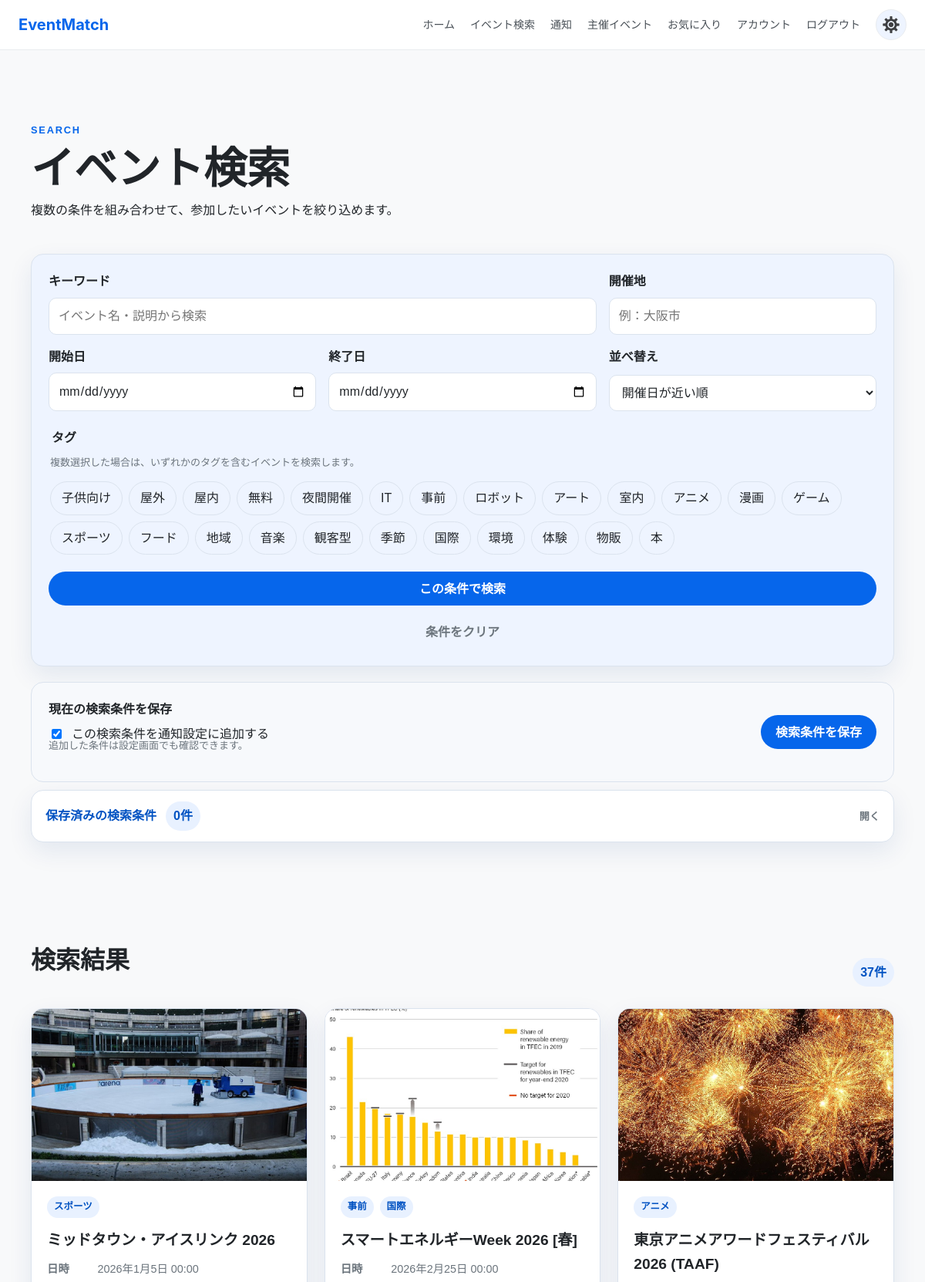
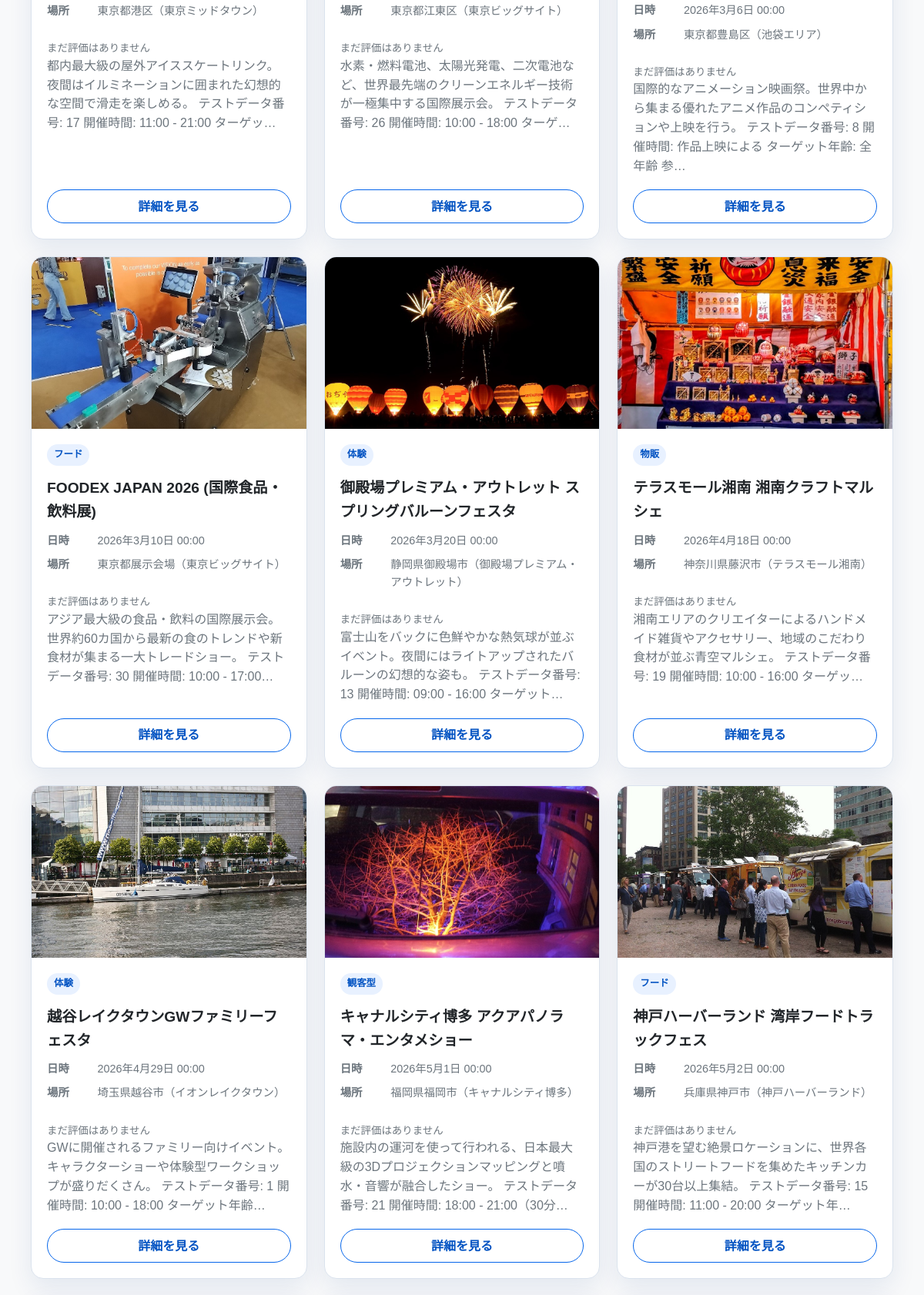
Page /search/ (signed in, upper part) on the committed database (2 pictures, top to bottom).
### events/models.py (models this page shows, shortened)
class Tag(models.Model):
    name = models.CharField(max_length = 50,unique = True)

class Event(models.Model):
    class Status(models.TextChoices):
        DRAFT = "draft" , "下書き"
        PUBLISH = "publish" , "公開"
        CANCEL = "cancel" , "中止"
    title = models.CharField(max_length = 100)
    description = models.TextField(blank=True)
    organizer = models.ForeignKey(
        settings.AUTH_USER_MODEL,
        on_delete = models.CASCADE,
        related_name = "events",
    )
    start_datetime = models.DateTimeField()
    end_datetime = models.DateTimeField()
    location = models.CharField(max_length = 255, blank = True)
    official_url = models.URLField(blank=True)
    min_age = models.PositiveIntegerField(null = True, blank = True)
    max_age = models.PositiveIntegerField(null = True,blank = True)
    image = models.ImageField(upload_to="event_images/",blank = True,null = True)
    status = models.CharField(
        max_length = 10,
        choices = Status.choices,
        default = Status.DRAFT,
    )
    tags = models.ManyToManyField(Tag, through = "EventTag" , related_name = "events")
    created_at = models.DateTimeField(auto_now_add = True)
    updated_at = models.DateTimeField(auto_now = True)
    class Meta:
        ordering = ["-start_datetime"]  # デフォルトで開催日時が新しい順に並べる

### search/views.py (the view, shortened to what this page needs)
# urls.py: path("", views.search_results, name="search_results"),
def search_results(request):
    criteria = _build_criteria_from(request.GET)
    selected_sort = request.GET.get("sort", "start_asc")
    if selected_sort not in SEARCH_SORT_FIELDS:
        selected_sort = "start_asc"
    events = EventService.with_rating_summary(
        SearchService.search(criteria)
        .select_related("organizer")
        .prefetch_related("tags")
    ).order_by(*SEARCH_SORT_FIELDS[selected_sort])
    saved_searches = []
    if request.user.is_authenticated:
        saved_searches = list(
            SavedSearch.objects.filter(
                owner=request.user,
                source=SavedSearch.Source.MANUAL,
            ).prefetch_related("tags")
        )
    context = {
        "events": events,
        "criteria": criteria,
        "saved_searches": saved_searches,
        "all_tags": Tag.objects.all(),
        "selected_sort": selected_sort,
        "search_query": _criteria_query_string(criteria, selected_sort),
    }
    return render(request, "search/search_results.html", context)

### accounts/models.py (called while the page is built)
    @property
    def is_organizer(self):
        return self.role == self.Role.ORGANIZER or self.is_staff

### events/services.py (called while the page is built)
    @staticmethod
    def with_rating_summary(queryset):
        return queryset.annotate(
            average_rating=Avg("ratings__rating"),
            review_count=Count("ratings", distinct=True),
        )

### notifications/context_processors.py (called while the page is built)
def unread_notifications(request):
    if not request.user.is_authenticated:
        return {"unread_notification_count": 0}
    return {
        "unread_notification_count": NotificationService.unread_count(
            user=request.user
        )
    }

### notifications/services.py (called while the page is built)
    @staticmethod
    def unread_count(*, user):
        return Notification.objects.filter(user=user, is_read=False).count()

### search/logic.py (called while the page is built)
def is_criteria_empty(criteria):
    return (
        not criteria.keyword
        and not criteria.location
        and criteria.period_from is None
        and criteria.period_to is None
        and criteria.age_min is None
        and criteria.age_max is None
        and not list(criteria.tag_ids)
    )

### search/queries.py (called while the page is built)
def published_events():
    return Event.objects.exclude(status__in=[Event.Status.DRAFT, Event.Status.CANCEL])

### search/services.py (called while the page is built, shortened)
    @staticmethod
    def search(criteria):
        queryset = published_events()
        if is_criteria_empty(criteria):
            return queryset.distinct()

### search/views.py (called while the page is built)
def _parse_optional_int(value):
    if value in (None, ""):
        return None
    try:
        return int(value)
    except (TypeError, ValueError):
        return None

def _parse_optional_date(value):
    if value in (None, ""):
        return None
    try:
        return date.fromisoformat(value)
    except ValueError:
        return None

def _parse_int_list(values):
    result = []
    for value in values:
        try:
            result.append(int(value))
        except (TypeError, ValueError):
            continue
    return result

def _build_criteria_from(params):
    return SearchCriteria(
        keyword=params.get("keyword", ""),
        location=params.get("location", ""),
        period_from=_parse_optional_date(params.get("period_from")),
        period_to=_parse_optional_date(params.get("period_to")),
        age_min=_parse_optional_int(params.get("age_min")),
        age_max=_parse_optional_int(params.get("age_max")),
        tag_ids=_parse_int_list(params.getlist("tag")),
    )

### search/templates/search/search_results.html (shortened to what this page needs)
{% extends "base.html" %}
{% load static %}
{% block extra_css %}
<link rel="stylesheet" href="{% static 'css/participant.css' %}">
{% endblock %}
{% block content %}
<section class="participant-page page-section">
  <div class="page-title-row">
    <div>
      <p class="eyebrow">SEARCH</p>
      <h1>イベント検索</h1>
      <p>複数の条件を組み合わせて、参加したいイベントを絞り込めます。</p>
    </div>
  </div>
  <form class="search-panel" method="get">
    <div class="search-fields">
      <div class="field-group field-wide">
        <label for="id_keyword">キーワード</label>
        <input type="search" id="id_keyword" name="keyword" value="{{ criteria.keyword }}" placeholder="イベント名・説明から検索">
      </div>
      <div class="field-group">
        <label for="id_location">開催地</label>
        <input type="search" id="id_location" name="location" value="{{ criteria.location }}" placeholder="例：大阪市">
      </div>
      <div class="field-group">
        <label for="id_period_from">開始日</label>
        <input type="date" id="id_period_from" name="period_from" value="{{ criteria.period_from|date:'Y-m-d' }}">
      </div>
      <div class="field-group">
        <label for="id_period_to">終了日</label>
        <input type="date" id="id_period_to" name="period_to" value="{{ criteria.period_to|date:'Y-m-d' }}">
      </div>
      <div class="field-group">
        <label for="id_sort">並べ替え</label>
        <select id="id_sort" name="sort">
          <option value="start_asc" {% if selected_sort == "start_asc" %}selected{% endif %}>開催日が近い順</option>
        </select>
      </div>
    </div>
    <fieldset class="tag-fieldset">
      <legend>タグ</legend>
      <p class="help-text">複数選択した場合は、いずれかのタグを含むイベントを検索します。</p>
      {% if all_tags %}
        <div class="tag-options">
          {% for tag in all_tags %}
            <label class="check-chip">
              <span>{{ tag.name }}</span>
            </label>
          {% endfor %}
        </div>
      {% else %}
        <p>選択できるタグはまだありません。</p>
      {% endif %}
    </fieldset>
    <div class="action-row">
      <button class="button button-primary" type="submit">この条件で検索</button>
      <a class="button button-quiet" href="{% url 'search:search_results' %}">条件をクリア</a>
    </div>
  </form>
  {% if user.is_authenticated %}
    <div class="search-save-area">
      <form class="saved-search-card save-search-inline" method="post">
        <div class="save-search-copy">
          <strong>現在の検索条件を保存</strong>
          <label class="check-row">
            <input type="checkbox" name="notify_enabled" value="on" checked>
            この検索条件を通知設定に追加する
          </label>
          <p class="help-text">追加した条件は設定画面でも確認できます。</p>
        </div>
        <button class="button button-primary" type="submit">検索条件を保存</button>
      </form>
      <details class="saved-search-drawer" id="saved-searches" {% if request.GET.show_saved == "1" %}open{% endif %}>
        <summary>
          <span>保存済みの検索条件</span>
          <span class="result-count">{{ saved_searches|length }}件</span>
        </summary>
      </details>
    </div>
  {% else %}
    <p class="notice-card"><a href="{% url 'accounts:login' %}?next={{ request.path|urlencode }}">ログイン</a>すると検索条件を保存できます。</p>
  {% endif %}
</section>
<section class="participant-page page-section" aria-labelledby="results-heading">
  <div class="section-heading">
    <h2 id="results-heading">検索結果</h2>
    <span class="result-count">{{ events|length }}件</span>
  </div>
  {% if events %}
    <div class="event-grid">
      {% for event in events %}
        {% include "events/_event_card.html" with event=event %}
      {% endfor %}
    </div>
  {% else %}
    <div class="empty-state">
      <h3>条件に合うイベントがありません</h3>
      <p>キーワードを短くする、期間やタグを変更するなど条件を見直してみてください。</p>
    </div>
  {% endif %}
</section>
{% endblock %}

### templates/events/_event_card.html
{% url 'events:event_detail' event.pk as event_detail_url %}
<article class="event-card">
  <a class="event-card-image" href="{{ event_detail_url }}?next={{ request.get_full_path|urlencode }}" aria-label="{{ event.title }}の詳細を見る">
    {% if event.image %}
      <img src="{{ event.image.url }}" alt="{{ event.title }}">
    {% else %}
      <span class="image-placeholder" aria-hidden="true">EVENT</span>
    {% endif %}
  </a>
  <div class="event-card-body">
    <div class="tag-list" aria-label="イベントのタグ">
      {% for tag in event.tags.all %}
        <span class="tag">{{ tag.name }}</span>
      {% empty %}
        <span class="tag tag-muted">タグなし</span>
      {% endfor %}
    </div>
    <h3><a href="{{ event_detail_url }}?next={{ request.get_full_path|urlencode }}">{{ event.title }}</a></h3>
    <dl class="event-meta">
      <div>
        <dt>日時</dt>
        <dd>{{ event.start_datetime|date:"Y年n月j日 H:i" }}</dd>
      </div>
      <div>
        <dt>場所</dt>
        <dd>{{ event.location|default:"未定" }}</dd>
      </div>
    </dl>
    {% if event.review_count or event.review_count == 0 %}
      <div class="event-rating-summary" aria-label="評価情報">
        {% if event.review_count %}
          <strong>{{ event.average_rating|floatformat:1 }}</strong>
          <span>/ 5（レビュー{{ event.review_count }}件）</span>
        {% else %}
          <span>まだ評価はありません</span>
        {% endif %}
      </div>
    {% endif %}
    <p class="event-summary">{{ event.description|default:"イベントの説明はありません。"|truncatechars:90 }}</p>
    <a class="button button-secondary" href="{{ event_detail_url }}?next={{ request.get_full_path|urlencode }}">詳細を見る</a>
  </div>
</article>

### static/css/common.css (style rules this page uses)
:root { --primary-color: #0666eb; --primary-hover: #0052c2; --danger-color: #dc3545; --danger-hover: #bb2d3b; --bg-color: #f8f9fa; --card-bg: #ffffff; --border-color: #e9ecef; --text-color: #212529; --text-muted: #6c757d; --highlight-color: #eef4ff; --radius-sm: 6px; --radius-md: 10px; --shadow-sm: 0 1px 3px rgba(0,0,0,0.05); }
* { box-sizing: border-box; }
body { margin: 0; font-family: -apple-system, BlinkMacSystemFont, "Segoe UI", Roboto, "Helvetica Neue", Arial, sans-serif; background-color: var(--bg-color); color: var(--text-color); line-height: 1.6; }
a { color: var(--primary-color); text-decoration: none; }
.btn, .button { display: inline-block; width: 100%; padding: 11px; font-size: 14px; font-weight: 600; text-align: center; border-radius: var(--radius-sm); border: none; cursor: pointer; transition: background-color 0.2s; }
.btn-primary, .button-primary { background-color: var(--primary-color); color: #fff; }
.btn-secondary, .button-secondary { background-color: #e9ecef; color: #495057; }
button, input, select, textarea { font: inherit; }
.form-description, .help-text, .form-footer, .notification-date { color: var(--text-muted); font-size: 13px; }

### rows in the picture
Tag: name "子供向け"
Tag: name "屋外"
Tag: name "屋内"
Tag: name "無料"
Tag: name "夜間開催"
Tag: name "IT"
Tag: name "事前"
Tag: name "ロボット"
Tag: name "アート"
Tag: name "室内"
Tag: name "アニメ"
Tag: name "漫画"
Tag: name "ゲーム"
Tag: name "スポーツ"
Tag: name "フード"
Tag: name "地域"
Tag: name "音楽"
Tag: name "観客型"
Tag: name "季節"
Tag: name "国際"
Tag: name "環境"
Tag: name "体験"
Tag: name "物販"
Tag: name "本"
Event: image (picture), title "ミッドタウン・アイスリンク 2026", start_datetime "2026年1月5日 00:00", location "東京都港区（東京ミッドタウン）", shows "まだ評価はありません", description "都内最大級の屋外アイススケートリンク。夜間はイルミネーションに囲まれた幻想的な空間で滑走を楽しめる。 テストデータ番号: 17 開催時間: 11:00 - 21:00 ターゲッ…"
Event: image (picture), title "スマートエネルギーWeek 2026 [春]", start_datetime "2026年2月25日 00:00", location "東京都江東区（東京ビッグサイト）", shows "まだ評価はありません", description "水素・燃料電池、太陽光発電、二次電池など、世界最先端のクリーンエネルギー技術が一極集中する国際展示会。 テストデータ番号: 26 開催時間: 10:00 - 18:00 ターゲ…"
Event: image (picture), title "東京アニメアワードフェスティバル 2026 (TAAF)", start_datetime "2026年3月6日 00:00", location "東京都豊島区（池袋エリア）", shows "まだ評価はありません", description "国際的なアニメーション映画祭。世界中から集まる優れたアニメ作品のコンペティションや上映を行う。 テストデータ番号: 8 開催時間: 作品上映による ターゲット年齢: 全年齢 参…"
Event: image (picture), title "FOODEX JAPAN 2026 (国際食品・飲料展)", start_datetime "2026年3月10日 00:00", location "東京都展示会場（東京ビッグサイト）", shows "まだ評価はありません", description "アジア最大級の食品・飲料の国際展示会。世界約60カ国から最新の食のトレンドや新食材が集まる一大トレードショー。 テストデータ番号: 30 開催時間: 10:00 - 17:00…"
Event: image (picture), title "御殿場プレミアム・アウトレット スプリングバルーンフェスタ", start_datetime "2026年3月20日 00:00", location "静岡県御殿場市（御殿場プレミアム・アウトレット）", shows "まだ評価はありません", description "富士山をバックに色鮮やかな熱気球が並ぶイベント。夜間にはライトアップされたバルーンの幻想的な姿も。 テストデータ番号: 13 開催時間: 09:00 - 16:00 ターゲット…"
Event: image (picture), title "テラスモール湘南 湘南クラフトマルシェ", start_datetime "2026年4月18日 00:00", location "神奈川県藤沢市（テラスモール湘南）", shows "まだ評価はありません", description "湘南エリアのクリエイターによるハンドメイド雑貨やアクセサリー、地域のこだわり食材が並ぶ青空マルシェ。 テストデータ番号: 19 開催時間: 10:00 - 16:00 ターゲッ…"
Event: image (picture), title "越谷レイクタウンGWファミリーフェスタ", start_datetime "2026年4月29日 00:00", location "埼玉県越谷市（イオンレイクタウン）", shows "まだ評価はありません", description "GWに開催されるファミリー向けイベント。キャラクターショーや体験型ワークショップが盛りだくさん。 テストデータ番号: 1 開催時間: 10:00 - 18:00 ターゲット年齢…"
Event: image (picture), title "キャナルシティ博多 アクアパノラマ・エンタメショー", start_datetime "2026年5月1日 00:00", location "福岡県福岡市（キャナルシティ博多）", shows "まだ評価はありません", description "施設内の運河を使って行われる、日本最大級の3Dプロジェクションマッピングと噴水・音響が融合したショー。 テストデータ番号: 21 開催時間: 18:00 - 21:00（30分…"
Event: image (picture), title "神戸ハーバーランド 湾岸フードトラックフェス", start_datetime "2026年5月2日 00:00", location "兵庫県神戸市（神戸ハーバーランド）", shows "まだ評価はありません", description "神戸港を望む絶景ロケーションに、世界各国のストリートフードを集めたキッチンカーが30台以上集結。 テストデータ番号: 15 開催時間: 11:00 - 20:00 ターゲット年…"

### other values in the picture
{{ saved_searches|length }} "0"
{{ events|length }} "37"
